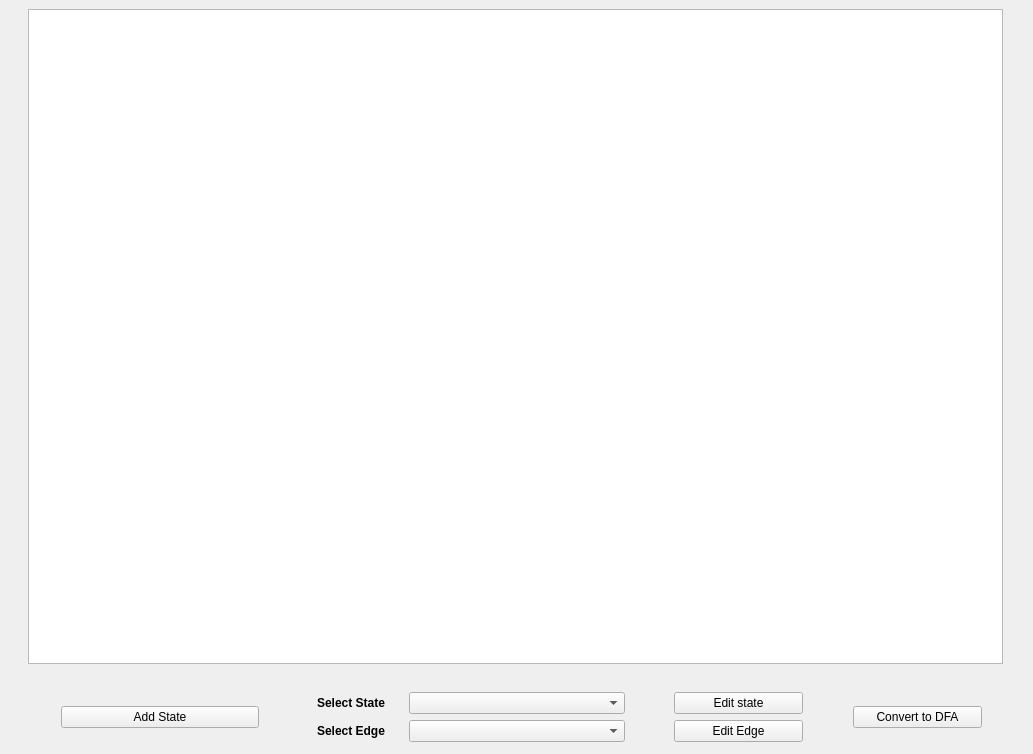
<?xml version="1.0" encoding="UTF-8"?>
<ui version="4.0">
 <class>MainWindow</class>
 <widget class="QMainWindow" name="MainWindow">
  <property name="geometry">
   <rect>
    <x>0</x>
    <y>0</y>
    <width>1033</width>
    <height>754</height>
   </rect>
  </property>
  <property name="sizePolicy">
   <sizepolicy hsizetype="Expanding" vsizetype="Expanding">
    <horstretch>0</horstretch>
    <verstretch>0</verstretch>
   </sizepolicy>
  </property>
  <property name="windowTitle">
   <string>NFA to DFA Converter</string>
  </property>
  <widget class="QWidget" name="centralwidget">
   <property name="sizePolicy">
    <sizepolicy hsizetype="Expanding" vsizetype="Expanding">
     <horstretch>0</horstretch>
     <verstretch>0</verstretch>
    </sizepolicy>
   </property>
   <widget class="QFrame" name="verticalFrame">
    <property name="geometry">
     <rect>
      <x>0</x>
      <y>0</y>
      <width>1031</width>
      <height>751</height>
     </rect>
    </property>
    <property name="sizePolicy">
     <sizepolicy hsizetype="Expanding" vsizetype="Expanding">
      <horstretch>0</horstretch>
      <verstretch>0</verstretch>
     </sizepolicy>
    </property>
    <layout class="QVBoxLayout" name="verticalLayout" stretch="30,1,5">
     <item>
      <layout class="QGridLayout" name="gridLayout" rowstretch="0" columnstretch="1,50,1">
       <item row="0" column="0">
        <spacer name="horizontalSpacer">
         <property name="orientation">
          <enum>Qt::Horizontal</enum>
         </property>
         <property name="sizeHint" stdset="0">
          <size>
           <width>40</width>
           <height>20</height>
          </size>
         </property>
        </spacer>
       </item>
       <item row="0" column="2">
        <spacer name="horizontalSpacer_2">
         <property name="orientation">
          <enum>Qt::Horizontal</enum>
         </property>
         <property name="sizeHint" stdset="0">
          <size>
           <width>40</width>
           <height>20</height>
          </size>
         </property>
        </spacer>
       </item>
       <item row="0" column="1">
        <widget class="QGraphicsView" name="drawing_graphicsView">
         <property name="sizePolicy">
          <sizepolicy hsizetype="Expanding" vsizetype="Expanding">
           <horstretch>0</horstretch>
           <verstretch>0</verstretch>
          </sizepolicy>
         </property>
        </widget>
       </item>
      </layout>
     </item>
     <item>
      <spacer name="verticalSpacer">
       <property name="orientation">
        <enum>Qt::Vertical</enum>
       </property>
       <property name="sizeHint" stdset="0">
        <size>
         <width>20</width>
         <height>40</height>
        </size>
       </property>
      </spacer>
     </item>
     <item>
      <layout class="QGridLayout" name="gridLayout_2" columnstretch="1,5,1,2,5,1,3,1,3,0">
       <item row="0" column="5">
        <spacer name="horizontalSpacer_5">
         <property name="orientation">
          <enum>Qt::Horizontal</enum>
         </property>
         <property name="sizeHint" stdset="0">
          <size>
           <width>40</width>
           <height>20</height>
          </size>
         </property>
        </spacer>
       </item>
       <item row="1" column="2">
        <spacer name="horizontalSpacer_4">
         <property name="orientation">
          <enum>Qt::Horizontal</enum>
         </property>
         <property name="sizeHint" stdset="0">
          <size>
           <width>40</width>
           <height>20</height>
          </size>
         </property>
        </spacer>
       </item>
       <item row="0" column="3">
        <widget class="QLabel" name="label">
         <property name="styleSheet">
          <string notr="true">font-weight:bold;</string>
         </property>
         <property name="text">
          <string>Select State</string>
         </property>
        </widget>
       </item>
       <item row="1" column="5">
        <spacer name="horizontalSpacer_6">
         <property name="orientation">
          <enum>Qt::Horizontal</enum>
         </property>
         <property name="sizeHint" stdset="0">
          <size>
           <width>40</width>
           <height>20</height>
          </size>
         </property>
        </spacer>
       </item>
       <item row="0" column="4">
        <widget class="QComboBox" name="selectState_comboBox"/>
       </item>
       <item row="0" column="7" rowspan="2">
        <spacer name="horizontalSpacer_7">
         <property name="orientation">
          <enum>Qt::Horizontal</enum>
         </property>
         <property name="sizeHint" stdset="0">
          <size>
           <width>40</width>
           <height>20</height>
          </size>
         </property>
        </spacer>
       </item>
       <item row="0" column="8" rowspan="2">
        <widget class="QPushButton" name="tupleDefinition_btn">
         <property name="text">
          <string>Convert to DFA</string>
         </property>
        </widget>
       </item>
       <item row="0" column="2">
        <spacer name="horizontalSpacer_3">
         <property name="orientation">
          <enum>Qt::Horizontal</enum>
         </property>
         <property name="sizeHint" stdset="0">
          <size>
           <width>40</width>
           <height>20</height>
          </size>
         </property>
        </spacer>
       </item>
       <item row="0" column="9" rowspan="2">
        <spacer name="horizontalSpacer_8">
         <property name="orientation">
          <enum>Qt::Horizontal</enum>
         </property>
         <property name="sizeHint" stdset="0">
          <size>
           <width>40</width>
           <height>20</height>
          </size>
         </property>
        </spacer>
       </item>
       <item row="0" column="1" rowspan="2">
        <widget class="QFrame" name="verticalFrame_2">
         <property name="styleSheet">
          <string notr="true">colspan: 2;</string>
         </property>
         <layout class="QVBoxLayout" name="verticalLayout_2">
          <item>
           <widget class="QPushButton" name="addState_btn">
            <property name="styleSheet">
             <string notr="true"/>
            </property>
            <property name="text">
             <string>Add State</string>
            </property>
           </widget>
          </item>
         </layout>
        </widget>
       </item>
       <item row="1" column="3">
        <widget class="QLabel" name="label_2">
         <property name="styleSheet">
          <string notr="true">font-weight:bold;</string>
         </property>
         <property name="text">
          <string>Select Edge</string>
         </property>
        </widget>
       </item>
       <item row="0" column="0" rowspan="2">
        <spacer name="horizontalSpacer_9">
         <property name="orientation">
          <enum>Qt::Horizontal</enum>
         </property>
         <property name="sizeHint" stdset="0">
          <size>
           <width>40</width>
           <height>20</height>
          </size>
         </property>
        </spacer>
       </item>
       <item row="1" column="4">
        <widget class="QComboBox" name="selectEdge_comboBox"/>
       </item>
       <item row="1" column="6">
        <widget class="QPushButton" name="editEdge_btn">
         <property name="text">
          <string>Edit Edge</string>
         </property>
        </widget>
       </item>
       <item row="0" column="6">
        <widget class="QPushButton" name="editState_btn">
         <property name="text">
          <string>Edit state</string>
         </property>
        </widget>
       </item>
      </layout>
     </item>
    </layout>
   </widget>
  </widget>
  <action name="dfaGraph_action">
   <property name="text">
    <string>DFA Graph</string>
   </property>
  </action>
  <action name="dfaTransitionTable_action">
   <property name="text">
    <string>DFA Transition Table</string>
   </property>
  </action>
 </widget>
 <resources/>
 <connections/>
</ui>
